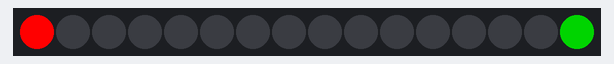
Bench run of a sketch on a simulated ESP8266 (NodeMCU). Parts: 16 RGB LEDs in strip order, left to right.

Above: at 0.15 s.
At 0.75 s:
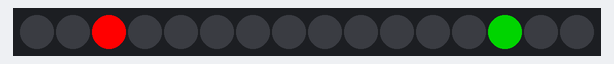
At 1.35 s:
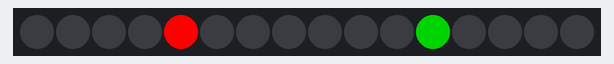
At 2.55 s:
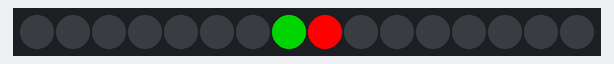
At 3.75 s:
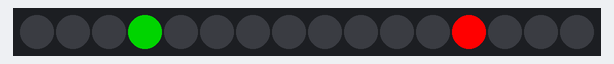
At 5.26 s:
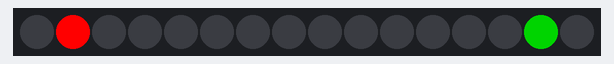

The sketch:

2way_test.ino
```cpp
/* ======================================================================================
          Project: Arduino LED Lightning effect sketch
           Author: Scott C
          Created: 19th August 2015
      Arduino IDE: 1.6.4
LED pixel chipset: WS8201
          Website: http://arduinobasics.blogspot.com/p/arduino-basics-projects-page.html
      Description: This sketch will create a Lightning effect on a strand of 12mm Diffused
              Flat Digital RGB LED Pixels (25 LEDs) arranged in a circular/spiral pattern.
             This project makes use of the FastLED library (http://fastled.io/).


            LEDs from OpenLab Australia:
            http://openlab.com.au/shop/12mm-diffused-flat-digital-rgb-led-pixels-strand-of-25/

            LED Pixel Strip        Arduino UNO
            ==================================
            Red Wire  = VCC   ==>                  (5V from external power supply)
            Blue Wire = GND   ==> GND
          Yellow Wire = Data  ==> Digital Pin 2
           Green Wire = Clock ==> Digital Pin 3


========================================================================================= */

#include "FastLED.h"            // This sketch uses the FastLED library

#define DATA D7              // Data connected to Digital Pin 2 on the Arduino
//#define CLOCK 3               // Clock connected to Digital Pin 3 on the Arduino
#define LED_TYPE WS2812B         // This LED strip uses the WS2801 chipset.
#define NUM_LEDS 16             // There are 25 LEDs on this strand

//Global Variables
byte counter=0;

int spark = 0;
int sparkCheck = 0;

byte hue = 0;

CRGB leds[NUM_LEDS];            // the array of LEDs
//CRGB rightWallLeds[NUM_LEDS];

CRGB tempLED;


//==========================================================================
void setup() {
  //If you have a different LED strip, you may need to modify the next line
  //For this LED strand, you need to define both the data and the clock connections
  LEDS.addLeds<LED_TYPE, DATA, GRB>(leds, NUM_LEDS);
  //LEDS.addLeds<LED_TYPE, DATA, RGB>(leftWallLeds, NUM_LEDS);
  FastLED.clear();
}


//==========================================================================
void loop() {
for(int i = 0; i < NUM_LEDS; i++) {
    // Set the i'th led from start
    leds[i] = CRGB::Red;
    // Set the i'th led from end
    leds[NUM_LEDS - 1 - i] = CRGB::Green;
    // Show the leds
    FastLED.show();
    // now that we've shown the leds, reset the i'th led to black
    leds[i] = CRGB::Black;
    leds[NUM_LEDS - 1 - i] = CRGB::Black;
    // Wait a little bit before we loop around and do it again
    delay(300);
}
}
```

Measured:
- by itself, everything shown: repeats every 4.8 s, in 16 steps
